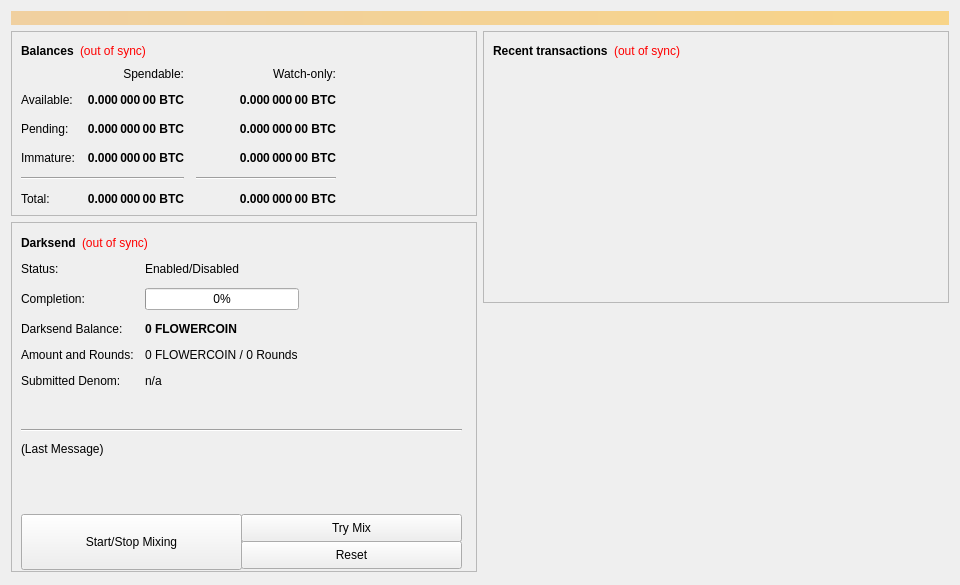
<?xml version="1.0" encoding="UTF-8"?>
<ui version="4.0">
 <class>OverviewPage</class>
 <widget class="QWidget" name="OverviewPage">
  <property name="geometry">
   <rect>
    <x>0</x>
    <y>0</y>
    <width>960</width>
    <height>585</height>
   </rect>
  </property>
  <property name="minimumSize">
   <size>
    <width>960</width>
    <height>0</height>
   </size>
  </property>
  <property name="windowTitle">
   <string>Form</string>
  </property>
  <layout class="QVBoxLayout" name="topLayout">
   <item>
    <widget class="QLabel" name="labelAlerts">
     <property name="visible">
      <bool>false</bool>
     </property>
     <property name="styleSheet">
      <string notr="true">background-color: qlineargradient(x1: 0, y1: 0, x2: 1, y2: 0, stop:0 #F0D0A0, stop:1 #F8D488); color:#000000;</string>
     </property>
     <property name="wordWrap">
      <bool>true</bool>
     </property>
     <property name="margin">
      <number>3</number>
     </property>
    </widget>
   </item>
   <item>
    <layout class="QHBoxLayout" name="horizontalLayout" stretch="1,1">
     <item>
      <layout class="QVBoxLayout" name="verticalLayout_2">
       <item>
        <widget class="QFrame" name="frame">
         <property name="frameShape">
          <enum>QFrame::StyledPanel</enum>
         </property>
         <property name="frameShadow">
          <enum>QFrame::Raised</enum>
         </property>
         <layout class="QVBoxLayout" name="verticalLayout_4">
          <item>
           <layout class="QHBoxLayout" name="horizontalLayout_4">
            <item>
             <widget class="QLabel" name="label_5">
              <property name="font">
               <font>
                <weight>75</weight>
                <bold>true</bold>
               </font>
              </property>
              <property name="text">
               <string>Balances</string>
              </property>
             </widget>
            </item>
            <item>
             <widget class="QLabel" name="labelWalletStatus">
              <property name="cursor">
               <cursorShape>WhatsThisCursor</cursorShape>
              </property>
              <property name="toolTip">
               <string>The displayed information may be out of date. Your wallet automatically synchronizes with the Flowercoin network after a connection is established, but this process has not completed yet.</string>
              </property>
              <property name="styleSheet">
               <string notr="true">QLabel { color: red; }</string>
              </property>
              <property name="text">
               <string notr="true">(out of sync)</string>
              </property>
              <property name="alignment">
               <set>Qt::AlignLeading|Qt::AlignLeft|Qt::AlignVCenter</set>
              </property>
             </widget>
            </item>
            <item>
             <spacer name="horizontalSpacer_3">
              <property name="orientation">
               <enum>Qt::Horizontal</enum>
              </property>
              <property name="sizeHint" stdset="0">
               <size>
                <width>40</width>
                <height>20</height>
               </size>
              </property>
             </spacer>
            </item>
           </layout>
          </item>
          <item>
           <layout class="QGridLayout" name="gridLayout">
            <property name="spacing">
             <number>12</number>
            </property>
            <item row="2" column="2">
             <widget class="QLabel" name="labelWatchPending">
              <property name="font">
               <font>
                <weight>75</weight>
                <bold>true</bold>
               </font>
              </property>
              <property name="cursor">
               <cursorShape>IBeamCursor</cursorShape>
              </property>
              <property name="toolTip">
               <string>Unconfirmed transactions to watch-only addresses</string>
              </property>
              <property name="text">
               <string notr="true">0.000 000 00 BTC</string>
              </property>
              <property name="alignment">
               <set>Qt::AlignRight|Qt::AlignTrailing|Qt::AlignVCenter</set>
              </property>
              <property name="textInteractionFlags">
               <set>Qt::LinksAccessibleByMouse|Qt::TextSelectableByKeyboard|Qt::TextSelectableByMouse</set>
              </property>
             </widget>
            </item>
            <item row="2" column="1">
             <widget class="QLabel" name="labelUnconfirmed">
              <property name="font">
               <font>
                <weight>75</weight>
                <bold>true</bold>
               </font>
              </property>
              <property name="cursor">
               <cursorShape>IBeamCursor</cursorShape>
              </property>
              <property name="toolTip">
               <string>Total of transactions that have yet to be confirmed, and do not yet count toward the spendable balance</string>
              </property>
              <property name="text">
               <string notr="true">0.000 000 00 BTC</string>
              </property>
              <property name="alignment">
               <set>Qt::AlignRight|Qt::AlignTrailing|Qt::AlignVCenter</set>
              </property>
              <property name="textInteractionFlags">
               <set>Qt::LinksAccessibleByMouse|Qt::TextSelectableByKeyboard|Qt::TextSelectableByMouse</set>
              </property>
             </widget>
            </item>
            <item row="3" column="2">
             <widget class="QLabel" name="labelWatchImmature">
              <property name="font">
               <font>
                <weight>75</weight>
                <bold>true</bold>
               </font>
              </property>
              <property name="cursor">
               <cursorShape>IBeamCursor</cursorShape>
              </property>
              <property name="toolTip">
               <string>Mined balance in watch-only addresses that has not yet matured</string>
              </property>
              <property name="text">
               <string notr="true">0.000 000 00 BTC</string>
              </property>
              <property name="alignment">
               <set>Qt::AlignRight|Qt::AlignTrailing|Qt::AlignVCenter</set>
              </property>
              <property name="textInteractionFlags">
               <set>Qt::LinksAccessibleByMouse|Qt::TextSelectableByKeyboard|Qt::TextSelectableByMouse</set>
              </property>
             </widget>
            </item>
            <item row="4" column="0" colspan="2">
             <widget class="Line" name="lineSpendableBalance">
              <property name="orientation">
               <enum>Qt::Horizontal</enum>
              </property>
             </widget>
            </item>
            <item row="4" column="2">
             <widget class="Line" name="lineWatchBalance">
              <property name="sizePolicy">
               <sizepolicy hsizetype="Preferred" vsizetype="Fixed">
                <horstretch>0</horstretch>
                <verstretch>0</verstretch>
               </sizepolicy>
              </property>
              <property name="minimumSize">
               <size>
                <width>140</width>
                <height>0</height>
               </size>
              </property>
              <property name="orientation">
               <enum>Qt::Horizontal</enum>
              </property>
             </widget>
            </item>
            <item row="5" column="0">
             <widget class="QLabel" name="labelTotalText">
              <property name="text">
               <string>Total:</string>
              </property>
             </widget>
            </item>
            <item row="3" column="1">
             <widget class="QLabel" name="labelImmature">
              <property name="font">
               <font>
                <weight>75</weight>
                <bold>true</bold>
               </font>
              </property>
              <property name="cursor">
               <cursorShape>IBeamCursor</cursorShape>
              </property>
              <property name="toolTip">
               <string>Mined balance that has not yet matured</string>
              </property>
              <property name="text">
               <string notr="true">0.000 000 00 BTC</string>
              </property>
              <property name="alignment">
               <set>Qt::AlignRight|Qt::AlignTrailing|Qt::AlignVCenter</set>
              </property>
              <property name="textInteractionFlags">
               <set>Qt::LinksAccessibleByMouse|Qt::TextSelectableByKeyboard|Qt::TextSelectableByMouse</set>
              </property>
             </widget>
            </item>
            <item row="2" column="3">
             <spacer name="horizontalSpacer_2">
              <property name="orientation">
               <enum>Qt::Horizontal</enum>
              </property>
              <property name="sizeHint" stdset="0">
               <size>
                <width>40</width>
                <height>20</height>
               </size>
              </property>
             </spacer>
            </item>
            <item row="3" column="0">
             <widget class="QLabel" name="labelImmatureText">
              <property name="text">
               <string>Immature:</string>
              </property>
             </widget>
            </item>
            <item row="5" column="1">
             <widget class="QLabel" name="labelTotal">
              <property name="font">
               <font>
                <weight>75</weight>
                <bold>true</bold>
               </font>
              </property>
              <property name="cursor">
               <cursorShape>IBeamCursor</cursorShape>
              </property>
              <property name="toolTip">
               <string>Your current total balance</string>
              </property>
              <property name="text">
               <string notr="true">0.000 000 00 BTC</string>
              </property>
              <property name="alignment">
               <set>Qt::AlignRight|Qt::AlignTrailing|Qt::AlignVCenter</set>
              </property>
              <property name="textInteractionFlags">
               <set>Qt::LinksAccessibleByMouse|Qt::TextSelectableByKeyboard|Qt::TextSelectableByMouse</set>
              </property>
             </widget>
            </item>
            <item row="5" column="2">
             <widget class="QLabel" name="labelWatchTotal">
              <property name="font">
               <font>
                <weight>75</weight>
                <bold>true</bold>
               </font>
              </property>
              <property name="cursor">
               <cursorShape>IBeamCursor</cursorShape>
              </property>
              <property name="toolTip">
               <string>Current total balance in watch-only addresses</string>
              </property>
              <property name="text">
               <string notr="true">0.000 000 00 BTC</string>
              </property>
              <property name="alignment">
               <set>Qt::AlignRight|Qt::AlignTrailing|Qt::AlignVCenter</set>
              </property>
              <property name="textInteractionFlags">
               <set>Qt::LinksAccessibleByMouse|Qt::TextSelectableByKeyboard|Qt::TextSelectableByMouse</set>
              </property>
             </widget>
            </item>
            <item row="0" column="2">
             <widget class="QLabel" name="labelWatchonly">
              <property name="text">
               <string>Watch-only:</string>
              </property>
              <property name="alignment">
               <set>Qt::AlignRight|Qt::AlignTrailing|Qt::AlignVCenter</set>
              </property>
             </widget>
            </item>
            <item row="1" column="0">
             <widget class="QLabel" name="labelBalanceText">
              <property name="text">
               <string>Available:</string>
              </property>
             </widget>
            </item>
            <item row="1" column="1">
             <widget class="QLabel" name="labelBalance">
              <property name="font">
               <font>
                <weight>75</weight>
                <bold>true</bold>
               </font>
              </property>
              <property name="cursor">
               <cursorShape>IBeamCursor</cursorShape>
              </property>
              <property name="toolTip">
               <string>Your current spendable balance</string>
              </property>
              <property name="text">
               <string notr="true">0.000 000 00 BTC</string>
              </property>
              <property name="alignment">
               <set>Qt::AlignRight|Qt::AlignTrailing|Qt::AlignVCenter</set>
              </property>
              <property name="textInteractionFlags">
               <set>Qt::LinksAccessibleByMouse|Qt::TextSelectableByKeyboard|Qt::TextSelectableByMouse</set>
              </property>
             </widget>
            </item>
            <item row="1" column="2">
             <widget class="QLabel" name="labelWatchAvailable">
              <property name="font">
               <font>
                <weight>75</weight>
                <bold>true</bold>
               </font>
              </property>
              <property name="cursor">
               <cursorShape>IBeamCursor</cursorShape>
              </property>
              <property name="toolTip">
               <string>Your current balance in watch-only addresses</string>
              </property>
              <property name="text">
               <string notr="true">0.000 000 00 BTC</string>
              </property>
              <property name="alignment">
               <set>Qt::AlignRight|Qt::AlignTrailing|Qt::AlignVCenter</set>
              </property>
              <property name="textInteractionFlags">
               <set>Qt::LinksAccessibleByMouse|Qt::TextSelectableByKeyboard|Qt::TextSelectableByMouse</set>
              </property>
             </widget>
            </item>
            <item row="2" column="0">
             <widget class="QLabel" name="labelPendingText">
              <property name="text">
               <string>Pending:</string>
              </property>
             </widget>
            </item>
            <item row="0" column="1">
             <widget class="QLabel" name="labelSpendable">
              <property name="text">
               <string>Spendable:</string>
              </property>
              <property name="alignment">
               <set>Qt::AlignRight|Qt::AlignTrailing|Qt::AlignVCenter</set>
              </property>
             </widget>
            </item>
           </layout>
          </item>
         </layout>
        </widget>
       </item>
       <item>
        <widget class="QFrame" name="frameDarksend">
         <property name="minimumSize">
          <size>
           <width>0</width>
           <height>350</height>
          </size>
         </property>
         <property name="layoutDirection">
          <enum>Qt::LeftToRight</enum>
         </property>
         <property name="frameShape">
          <enum>QFrame::StyledPanel</enum>
         </property>
         <property name="frameShadow">
          <enum>QFrame::Raised</enum>
         </property>
         <widget class="QWidget" name="formLayoutWidget">
          <property name="geometry">
           <rect>
            <x>10</x>
            <y>40</y>
            <width>451</width>
            <height>161</height>
           </rect>
          </property>
          <layout class="QFormLayout" name="formLayout">
           <property name="fieldGrowthPolicy">
            <enum>QFormLayout::AllNonFixedFieldsGrow</enum>
           </property>
           <property name="horizontalSpacing">
            <number>11</number>
           </property>
           <property name="verticalSpacing">
            <number>12</number>
           </property>
           <item row="0" column="0">
            <widget class="QLabel" name="label_6">
             <property name="text">
              <string>Status:</string>
             </property>
            </widget>
           </item>
           <item row="1" column="0">
            <widget class="QLabel" name="label_7">
             <property name="text">
              <string>Completion:</string>
             </property>
            </widget>
           </item>
           <item row="1" column="1">
            <widget class="QProgressBar" name="darksendProgress">
             <property name="maximumSize">
              <size>
               <width>154</width>
               <height>16777215</height>
              </size>
             </property>
             <property name="value">
              <number>0</number>
             </property>
            </widget>
           </item>
           <item row="2" column="0">
            <widget class="QLabel" name="labelAnonymizedText">
             <property name="text">
              <string>Darksend Balance:</string>
             </property>
            </widget>
           </item>
           <item row="2" column="1">
            <widget class="QLabel" name="labelAnonymized">
             <property name="font">
              <font>
               <weight>75</weight>
               <bold>true</bold>
              </font>
             </property>
             <property name="text">
              <string notr="true">0 FLOWERCOIN</string>
             </property>
            </widget>
           </item>
           <item row="3" column="0">
            <widget class="QLabel" name="label_8">
             <property name="text">
              <string>Amount and Rounds:</string>
             </property>
            </widget>
           </item>
           <item row="3" column="1">
            <widget class="QLabel" name="labelAmountRounds">
             <property name="text">
              <string>0 FLOWERCOIN / 0 Rounds</string>
             </property>
            </widget>
           </item>
           <item row="4" column="0">
            <widget class="QLabel" name="label_9">
             <property name="text">
              <string>Submitted Denom:</string>
             </property>
            </widget>
           </item>
           <item row="4" column="1">
            <widget class="QLabel" name="labelSubmittedDenom">
             <property name="toolTip">
              <string>The denominations you submitted to the Masternode.&lt;br&gt;To mix, other users must submit the exact same denominations.</string>
             </property>
             <property name="text">
              <string>n/a</string>
             </property>
            </widget>
           </item>
           <item row="0" column="1">
            <widget class="QLabel" name="darksendEnabled">
             <property name="text">
              <string>Enabled/Disabled</string>
             </property>
            </widget>
           </item>
          </layout>
         </widget>
         <widget class="QPushButton" name="runAutoDenom">
          <property name="geometry">
           <rect>
            <x>251</x>
            <y>17</y>
            <width>1</width>
            <height>1</height>
           </rect>
          </property>
          <property name="palette">
           <palette>
            <active>
             <colorrole role="WindowText">
              <brush brushstyle="SolidPattern">
               <color alpha="255">
                <red>0</red>
                <green>0</green>
                <blue>0</blue>
               </color>
              </brush>
             </colorrole>
             <colorrole role="Button">
              <brush brushstyle="SolidPattern">
               <color alpha="255">
                <red>239</red>
                <green>238</green>
                <blue>238</blue>
               </color>
              </brush>
             </colorrole>
             <colorrole role="Light">
              <brush brushstyle="SolidPattern">
               <color alpha="255">
                <red>255</red>
                <green>255</green>
                <blue>255</blue>
               </color>
              </brush>
             </colorrole>
             <colorrole role="Midlight">
              <brush brushstyle="SolidPattern">
               <color alpha="255">
                <red>247</red>
                <green>246</green>
                <blue>246</blue>
               </color>
              </brush>
             </colorrole>
             <colorrole role="Dark">
              <brush brushstyle="SolidPattern">
               <color alpha="255">
                <red>119</red>
                <green>119</green>
                <blue>119</blue>
               </color>
              </brush>
             </colorrole>
             <colorrole role="Mid">
              <brush brushstyle="SolidPattern">
               <color alpha="255">
                <red>159</red>
                <green>159</green>
                <blue>159</blue>
               </color>
              </brush>
             </colorrole>
             <colorrole role="Text">
              <brush brushstyle="SolidPattern">
               <color alpha="255">
                <red>0</red>
                <green>0</green>
                <blue>0</blue>
               </color>
              </brush>
             </colorrole>
             <colorrole role="BrightText">
              <brush brushstyle="SolidPattern">
               <color alpha="255">
                <red>255</red>
                <green>255</green>
                <blue>255</blue>
               </color>
              </brush>
             </colorrole>
             <colorrole role="ButtonText">
              <brush brushstyle="SolidPattern">
               <color alpha="255">
                <red>0</red>
                <green>0</green>
                <blue>0</blue>
               </color>
              </brush>
             </colorrole>
             <colorrole role="Base">
              <brush brushstyle="SolidPattern">
               <color alpha="255">
                <red>255</red>
                <green>255</green>
                <blue>255</blue>
               </color>
              </brush>
             </colorrole>
             <colorrole role="Window">
              <brush brushstyle="SolidPattern">
               <color alpha="255">
                <red>239</red>
                <green>238</green>
                <blue>238</blue>
               </color>
              </brush>
             </colorrole>
             <colorrole role="Shadow">
              <brush brushstyle="SolidPattern">
               <color alpha="255">
                <red>0</red>
                <green>0</green>
                <blue>0</blue>
               </color>
              </brush>
             </colorrole>
             <colorrole role="AlternateBase">
              <brush brushstyle="SolidPattern">
               <color alpha="255">
                <red>247</red>
                <green>246</green>
                <blue>246</blue>
               </color>
              </brush>
             </colorrole>
             <colorrole role="ToolTipBase">
              <brush brushstyle="SolidPattern">
               <color alpha="255">
                <red>255</red>
                <green>255</green>
                <blue>220</blue>
               </color>
              </brush>
             </colorrole>
             <colorrole role="ToolTipText">
              <brush brushstyle="SolidPattern">
               <color alpha="255">
                <red>0</red>
                <green>0</green>
                <blue>0</blue>
               </color>
              </brush>
             </colorrole>
            </active>
            <inactive>
             <colorrole role="WindowText">
              <brush brushstyle="SolidPattern">
               <color alpha="255">
                <red>0</red>
                <green>0</green>
                <blue>0</blue>
               </color>
              </brush>
             </colorrole>
             <colorrole role="Button">
              <brush brushstyle="SolidPattern">
               <color alpha="255">
                <red>239</red>
                <green>238</green>
                <blue>238</blue>
               </color>
              </brush>
             </colorrole>
             <colorrole role="Light">
              <brush brushstyle="SolidPattern">
               <color alpha="255">
                <red>255</red>
                <green>255</green>
                <blue>255</blue>
               </color>
              </brush>
             </colorrole>
             <colorrole role="Midlight">
              <brush brushstyle="SolidPattern">
               <color alpha="255">
                <red>247</red>
                <green>246</green>
                <blue>246</blue>
               </color>
              </brush>
             </colorrole>
             <colorrole role="Dark">
              <brush brushstyle="SolidPattern">
               <color alpha="255">
                <red>119</red>
                <green>119</green>
                <blue>119</blue>
               </color>
              </brush>
             </colorrole>
             <colorrole role="Mid">
              <brush brushstyle="SolidPattern">
               <color alpha="255">
                <red>159</red>
                <green>159</green>
                <blue>159</blue>
               </color>
              </brush>
             </colorrole>
             <colorrole role="Text">
              <brush brushstyle="SolidPattern">
               <color alpha="255">
                <red>0</red>
                <green>0</green>
                <blue>0</blue>
               </color>
              </brush>
             </colorrole>
             <colorrole role="BrightText">
              <brush brushstyle="SolidPattern">
               <color alpha="255">
                <red>255</red>
                <green>255</green>
                <blue>255</blue>
               </color>
              </brush>
             </colorrole>
             <colorrole role="ButtonText">
              <brush brushstyle="SolidPattern">
               <color alpha="255">
                <red>0</red>
                <green>0</green>
                <blue>0</blue>
               </color>
              </brush>
             </colorrole>
             <colorrole role="Base">
              <brush brushstyle="SolidPattern">
               <color alpha="255">
                <red>255</red>
                <green>255</green>
                <blue>255</blue>
               </color>
              </brush>
             </colorrole>
             <colorrole role="Window">
              <brush brushstyle="SolidPattern">
               <color alpha="255">
                <red>239</red>
                <green>238</green>
                <blue>238</blue>
               </color>
              </brush>
             </colorrole>
             <colorrole role="Shadow">
              <brush brushstyle="SolidPattern">
               <color alpha="255">
                <red>0</red>
                <green>0</green>
                <blue>0</blue>
               </color>
              </brush>
             </colorrole>
             <colorrole role="AlternateBase">
              <brush brushstyle="SolidPattern">
               <color alpha="255">
                <red>247</red>
                <green>246</green>
                <blue>246</blue>
               </color>
              </brush>
             </colorrole>
             <colorrole role="ToolTipBase">
              <brush brushstyle="SolidPattern">
               <color alpha="255">
                <red>255</red>
                <green>255</green>
                <blue>220</blue>
               </color>
              </brush>
             </colorrole>
             <colorrole role="ToolTipText">
              <brush brushstyle="SolidPattern">
               <color alpha="255">
                <red>0</red>
                <green>0</green>
                <blue>0</blue>
               </color>
              </brush>
             </colorrole>
            </inactive>
            <disabled>
             <colorrole role="WindowText">
              <brush brushstyle="SolidPattern">
               <color alpha="255">
                <red>119</red>
                <green>119</green>
                <blue>119</blue>
               </color>
              </brush>
             </colorrole>
             <colorrole role="Button">
              <brush brushstyle="SolidPattern">
               <color alpha="255">
                <red>239</red>
                <green>238</green>
                <blue>238</blue>
               </color>
              </brush>
             </colorrole>
             <colorrole role="Light">
              <brush brushstyle="SolidPattern">
               <color alpha="255">
                <red>255</red>
                <green>255</green>
                <blue>255</blue>
               </color>
              </brush>
             </colorrole>
             <colorrole role="Midlight">
              <brush brushstyle="SolidPattern">
               <color alpha="255">
                <red>247</red>
                <green>246</green>
                <blue>246</blue>
               </color>
              </brush>
             </colorrole>
             <colorrole role="Dark">
              <brush brushstyle="SolidPattern">
               <color alpha="255">
                <red>119</red>
                <green>119</green>
                <blue>119</blue>
               </color>
              </brush>
             </colorrole>
             <colorrole role="Mid">
              <brush brushstyle="SolidPattern">
               <color alpha="255">
                <red>159</red>
                <green>159</green>
                <blue>159</blue>
               </color>
              </brush>
             </colorrole>
             <colorrole role="Text">
              <brush brushstyle="SolidPattern">
               <color alpha="255">
                <red>119</red>
                <green>119</green>
                <blue>119</blue>
               </color>
              </brush>
             </colorrole>
             <colorrole role="BrightText">
              <brush brushstyle="SolidPattern">
               <color alpha="255">
                <red>255</red>
                <green>255</green>
                <blue>255</blue>
               </color>
              </brush>
             </colorrole>
             <colorrole role="ButtonText">
              <brush brushstyle="SolidPattern">
               <color alpha="255">
                <red>119</red>
                <green>119</green>
                <blue>119</blue>
               </color>
              </brush>
             </colorrole>
             <colorrole role="Base">
              <brush brushstyle="SolidPattern">
               <color alpha="255">
                <red>239</red>
                <green>238</green>
                <blue>238</blue>
               </color>
              </brush>
             </colorrole>
             <colorrole role="Window">
              <brush brushstyle="SolidPattern">
               <color alpha="255">
                <red>239</red>
                <green>238</green>
                <blue>238</blue>
               </color>
              </brush>
             </colorrole>
             <colorrole role="Shadow">
              <brush brushstyle="SolidPattern">
               <color alpha="255">
                <red>0</red>
                <green>0</green>
                <blue>0</blue>
               </color>
              </brush>
             </colorrole>
             <colorrole role="AlternateBase">
              <brush brushstyle="SolidPattern">
               <color alpha="255">
                <red>239</red>
                <green>238</green>
                <blue>238</blue>
               </color>
              </brush>
             </colorrole>
             <colorrole role="ToolTipBase">
              <brush brushstyle="SolidPattern">
               <color alpha="255">
                <red>255</red>
                <green>255</green>
                <blue>220</blue>
               </color>
              </brush>
             </colorrole>
             <colorrole role="ToolTipText">
              <brush brushstyle="SolidPattern">
               <color alpha="255">
                <red>0</red>
                <green>0</green>
                <blue>0</blue>
               </color>
              </brush>
             </colorrole>
            </disabled>
           </palette>
          </property>
          <property name="focusPolicy">
           <enum>Qt::NoFocus</enum>
          </property>
          <property name="autoFillBackground">
           <bool>true</bool>
          </property>
          <property name="text">
           <string/>
          </property>
          <property name="flat">
           <bool>true</bool>
          </property>
         </widget>
         <widget class="QPushButton" name="toggleDarksend">
          <property name="geometry">
           <rect>
            <x>10</x>
            <y>292</y>
            <width>221</width>
            <height>56</height>
           </rect>
          </property>
          <property name="sizePolicy">
           <sizepolicy hsizetype="MinimumExpanding" vsizetype="Fixed">
            <horstretch>0</horstretch>
            <verstretch>0</verstretch>
           </sizepolicy>
          </property>
          <property name="text">
           <string>Start/Stop Mixing</string>
          </property>
         </widget>
         <widget class="Line" name="lineLastMessage">
          <property name="geometry">
           <rect>
            <x>10</x>
            <y>200</y>
            <width>441</width>
            <height>16</height>
           </rect>
          </property>
          <property name="orientation">
           <enum>Qt::Horizontal</enum>
          </property>
         </widget>
         <widget class="QLabel" name="darksendStatus">
          <property name="geometry">
           <rect>
            <x>10</x>
            <y>220</y>
            <width>451</width>
            <height>61</height>
           </rect>
          </property>
          <property name="minimumSize">
           <size>
            <width>288</width>
            <height>43</height>
           </size>
          </property>
          <property name="text">
           <string>(Last Message)</string>
          </property>
          <property name="alignment">
           <set>Qt::AlignLeading|Qt::AlignLeft|Qt::AlignTop</set>
          </property>
          <property name="wordWrap">
           <bool>true</bool>
          </property>
         </widget>
         <widget class="QPushButton" name="darksendAuto">
          <property name="geometry">
           <rect>
            <x>230</x>
            <y>292</y>
            <width>221</width>
            <height>28</height>
           </rect>
          </property>
          <property name="sizePolicy">
           <sizepolicy hsizetype="MinimumExpanding" vsizetype="Fixed">
            <horstretch>0</horstretch>
            <verstretch>0</verstretch>
           </sizepolicy>
          </property>
          <property name="toolTip">
           <string>Try to manually submit a Darksend request.</string>
          </property>
          <property name="text">
           <string>Try Mix</string>
          </property>
         </widget>
         <widget class="QPushButton" name="darksendReset">
          <property name="geometry">
           <rect>
            <x>230</x>
            <y>319</y>
            <width>221</width>
            <height>28</height>
           </rect>
          </property>
          <property name="sizePolicy">
           <sizepolicy hsizetype="MinimumExpanding" vsizetype="Fixed">
            <horstretch>0</horstretch>
            <verstretch>0</verstretch>
           </sizepolicy>
          </property>
          <property name="toolTip">
           <string>Reset the current status of Darksend (can interrupt Darksend if it's in the process of Mixing, which can cost you money!)</string>
          </property>
          <property name="autoFillBackground">
           <bool>false</bool>
          </property>
          <property name="text">
           <string>Reset</string>
          </property>
         </widget>
         <widget class="QWidget" name="layoutWidget">
          <property name="geometry">
           <rect>
            <x>10</x>
            <y>10</y>
            <width>431</width>
            <height>22</height>
           </rect>
          </property>
          <layout class="QHBoxLayout" name="horizontalLayout_5">
           <item>
            <widget class="QLabel" name="label_2">
             <property name="font">
              <font>
               <weight>75</weight>
               <bold>true</bold>
              </font>
             </property>
             <property name="text">
              <string>Darksend</string>
             </property>
            </widget>
           </item>
           <item>
            <widget class="QLabel" name="labelDarksendSyncStatus">
             <property name="toolTip">
              <string>The displayed information may be out of date. Your wallet automatically synchronizes with the Flowercoin network after a connection is established, but this process has not completed yet.</string>
             </property>
             <property name="styleSheet">
              <string notr="true">QLabel { color: red; }</string>
             </property>
             <property name="text">
              <string notr="true">(out of sync)</string>
             </property>
             <property name="alignment">
              <set>Qt::AlignLeading|Qt::AlignLeft|Qt::AlignVCenter</set>
             </property>
            </widget>
           </item>
           <item>
            <spacer name="horizontalSpacer_4">
             <property name="orientation">
              <enum>Qt::Horizontal</enum>
             </property>
             <property name="sizeHint" stdset="0">
              <size>
               <width>40</width>
               <height>20</height>
              </size>
             </property>
            </spacer>
           </item>
          </layout>
         </widget>
        </widget>
       </item>
       <item>
        <spacer name="verticalSpacer">
         <property name="orientation">
          <enum>Qt::Vertical</enum>
         </property>
         <property name="sizeHint" stdset="0">
          <size>
           <width>20</width>
           <height>40</height>
          </size>
         </property>
        </spacer>
       </item>
      </layout>
     </item>
     <item>
      <layout class="QVBoxLayout" name="verticalLayout_3">
       <item>
        <widget class="QFrame" name="frame_2">
         <property name="frameShape">
          <enum>QFrame::StyledPanel</enum>
         </property>
         <property name="frameShadow">
          <enum>QFrame::Raised</enum>
         </property>
         <layout class="QVBoxLayout" name="verticalLayout">
          <item>
           <layout class="QHBoxLayout" name="horizontalLayout_2">
            <item>
             <widget class="QLabel" name="label_4">
              <property name="font">
               <font>
                <weight>75</weight>
                <bold>true</bold>
               </font>
              </property>
              <property name="text">
               <string>Recent transactions</string>
              </property>
             </widget>
            </item>
            <item>
             <widget class="QLabel" name="labelTransactionsStatus">
              <property name="cursor">
               <cursorShape>WhatsThisCursor</cursorShape>
              </property>
              <property name="toolTip">
               <string>The displayed information may be out of date. Your wallet automatically synchronizes with the Flowercoin network after a connection is established, but this process has not completed yet.</string>
              </property>
              <property name="styleSheet">
               <string notr="true">QLabel { color: red; }</string>
              </property>
              <property name="text">
               <string notr="true">(out of sync)</string>
              </property>
              <property name="alignment">
               <set>Qt::AlignRight|Qt::AlignTrailing|Qt::AlignVCenter</set>
              </property>
             </widget>
            </item>
            <item>
             <spacer name="horizontalSpacer">
              <property name="orientation">
               <enum>Qt::Horizontal</enum>
              </property>
              <property name="sizeHint" stdset="0">
               <size>
                <width>40</width>
                <height>20</height>
               </size>
              </property>
             </spacer>
            </item>
           </layout>
          </item>
          <item>
           <widget class="QListView" name="listTransactions">
            <property name="styleSheet">
             <string notr="true">QListView { background: transparent; }</string>
            </property>
            <property name="frameShape">
             <enum>QFrame::NoFrame</enum>
            </property>
            <property name="verticalScrollBarPolicy">
             <enum>Qt::ScrollBarAlwaysOff</enum>
            </property>
            <property name="horizontalScrollBarPolicy">
             <enum>Qt::ScrollBarAlwaysOff</enum>
            </property>
            <property name="selectionMode">
             <enum>QAbstractItemView::NoSelection</enum>
            </property>
           </widget>
          </item>
         </layout>
        </widget>
       </item>
       <item>
        <spacer name="verticalSpacer_2">
         <property name="orientation">
          <enum>Qt::Vertical</enum>
         </property>
         <property name="sizeHint" stdset="0">
          <size>
           <width>20</width>
           <height>40</height>
          </size>
         </property>
        </spacer>
       </item>
      </layout>
     </item>
    </layout>
   </item>
  </layout>
 </widget>
 <resources/>
 <connections/>
</ui>
